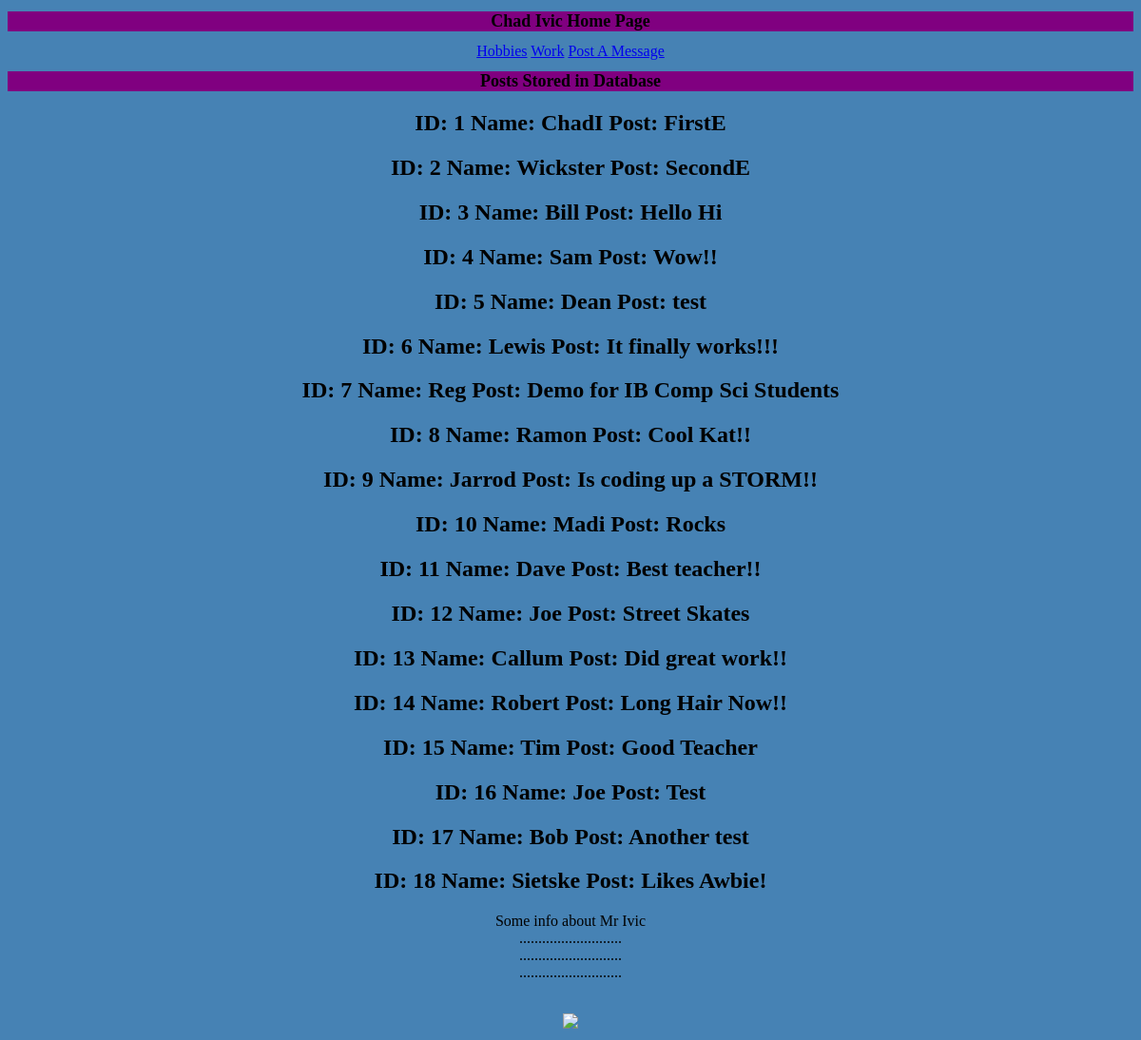
The app's page /homePage with its own data.
### tables this page shows
CREATE TABLE user (id integer primary key autoincrement, name text, message text);

### app2.py (the view)
@app.route("/homePage")
def homePage():
    db = get_db()
    cur = db.execute('select id, name, message from user')
    results = cur.fetchall()
    return render_template("homePage.html", results=results)

### app2.py (called while the page is built)
def connect_db():
	sql = sqlite3.connect('/Users/chad.ivic/Documents/edXWebProg2020/ExampleSite/data3.db')
	sql.row_factory = sqlite3.Row
	return sql

def get_db():
	if not hasattr(g, 'slqite3'):
		g.sqlite_db = connect_db()
	return g.sqlite_db

### templates/homePage.html
{% extends "layoutEgSite.html" %}
{% block heading %}
    Chad Ivic Home Page
{% endblock %}
{% block body %}
    <a href="{{ url_for('hobbiesPage') }}">Hobbies</a>
    <a href="{{ url_for('workPage') }}">Work</a>
    <a href="{{ url_for('theform') }}">Post A Message</a><br>
    <h1>Posts Stored in Database</h1>
    {% for item in results %}
    <h2>ID: {{ item.id }} Name: {{ item.name }} Post: {{ item.message }}</h2>
    {% endfor %}
    <p>Some info about Mr Ivic   <br>
       ...........................<br>
       ...........................<br>
       ...........................<br>
                                  <br>
    </p>
<img src="{{ url_for('static', filename='images/code.jpg') }}">
{% endblock %}

### templates/layoutEgSite.html (shortened to what this page needs)
<!DOCTYPE html>
<html>
    <head>
        <link rel="stylesheet" href="{{ url_for('static', filename='styling.css') }}">
    </head>
    <body>
        <h1>{% block heading %}{% endblock %}</h1>
        {% block body %}
        {% endblock %}
    </body>
</html>

### static/styling.css (style rules this page uses)
body { text-align: center; background-color: steelblue; }
h1 { background-color: purple; font-size: 18px; }
img { width: 400px; }

### records on screen
user: id "1", name "ChadI", message "FirstE"
user: id "2", name "Wickster", message "SecondE"
user: id "3", name "Bill", message "Hello Hi"
user: id "4", name "Sam", message "Wow!!"
user: id "5", name "Dean", message "test"
user: id "6", name "Lewis", message "It finally works!!!"
user: id "7", name "Reg", message "Demo for IB Comp Sci Students"
user: id "8", name "Ramon", message "Cool Kat!!"
user: id "9", name "Jarrod", message "Is coding up a STORM!!"
user: id "10", name "Madi", message "Rocks"
user: id "11", name "Dave", message "Best teacher!!"
user: id "12", name "Joe", message "Street Skates"
user: id "13", name "Callum", message "Did great work!!"
user: id "14", name "Robert", message "Long Hair Now!!"
user: id "15", name "Tim", message "Good Teacher"
user: id "16", name "Joe", message "Test"
user: id "17", name "Bob", message "Another test"
user: id "18", name "Sietske", message "Likes Awbie!"
